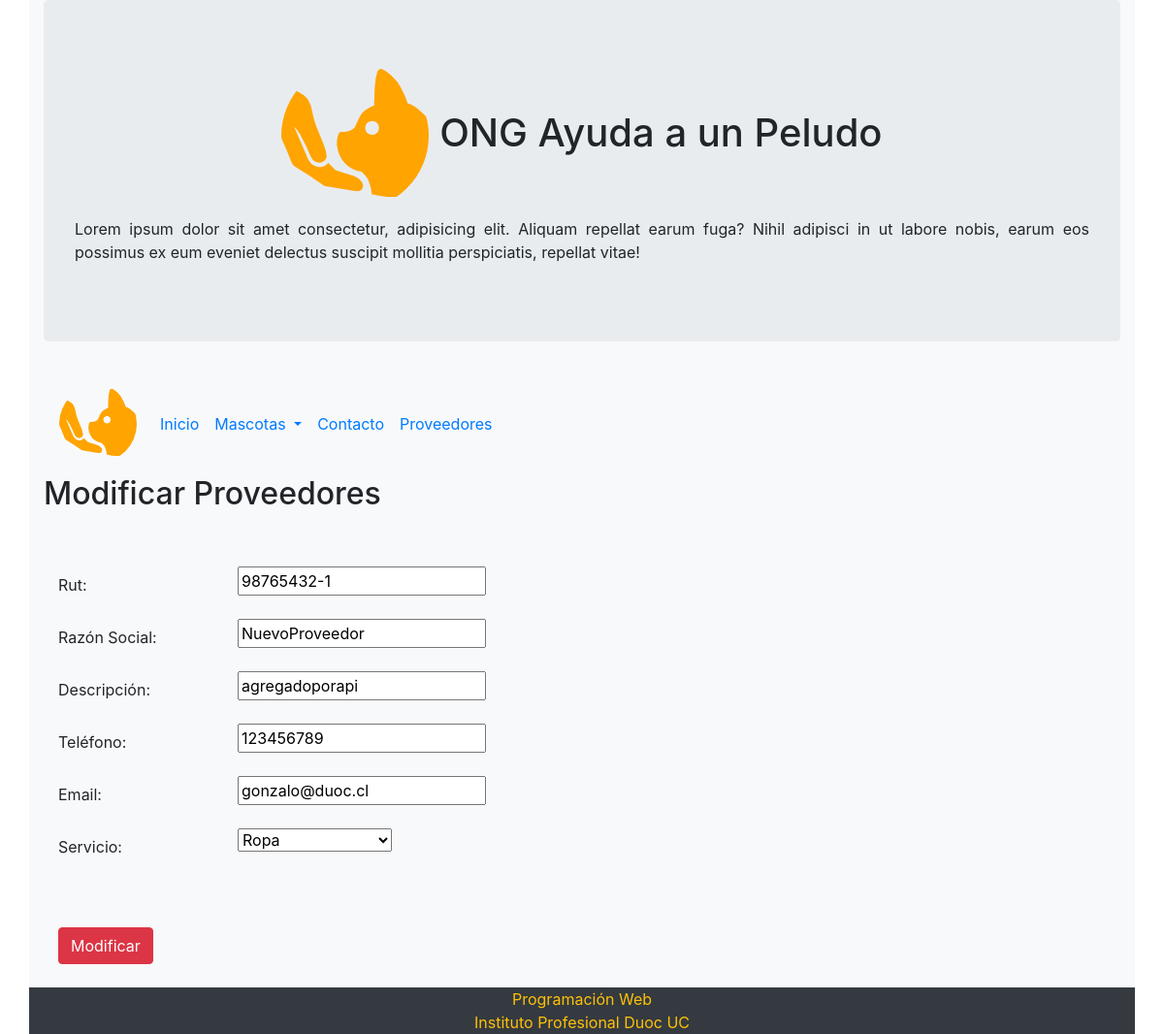
The app's page /modificar/5 with its own data.
### core/models.py (models this page shows, shortened)
class Proveedor(models.Model):
    rut=models.CharField(max_length=20)
    razon_social=models.CharField(max_length=50)
    descripcion=models.CharField(max_length=100)
    telefono=models.CharField(max_length=15)
    email=models.CharField(max_length=50)
    servicio=models.ForeignKey(Servicio, on_delete=models.CASCADE)

### core/views.py (the view, shortened to what this page needs)
# urls.py: path('modificar/<id>', modificar_proveedores , name="modificar"),
def modificar_proveedores(request,id):
    proveedores = get_object_or_404(Proveedor, id=id)
    data = {
        'form': ProveedorForm(instance=proveedores)
    }
    return render(request, 'core/modificar_proveedor.html', data)

### core/forms.py
class ProveedorForm(forms.ModelForm):
    class Meta:
        model=Proveedor
        fields='__all__'

### core/models.py (called while the page is built)
    def __str__(self):
        return self.nombre_servicio

### core/templates/core/modificar_proveedor.html (shortened to what this page needs)
<!DOCTYPE html>
<html lang="es">
<head>
    {% load static %}
    <link rel="stylesheet" href="https://maxcdn.bootstrapcdn.com/bootstrap/4.5.2/css/bootstrap.min.css">
    <link rel="stylesheet" href="static/css/estilo.css">
    <link href="{% static 'css/estilo_tabla.css' %}" rel="stylesheet" />
</head>
<body>
    <div class="container bg-light d-flex flex-column sticky-footer-wrapper min-vh-100">
        <header class="jumbotron">
            <h1 class="text-center">
                <img src="{% static '/img/logo.png' %}" class="rounded-circle" alt="logo" />
                <span class="text-nowrap">ONG Ayuda a un Peludo</span>
            </h1>
            <p class="text-justify">
                Lorem ipsum dolor sit amet consectetur, adipisicing elit. Aliquam repellat earum fuga? Nihil adipisci in
                ut labore nobis, earum eos possimus ex eum eveniet delectus suscipit mollitia perspiciatis, repellat
                vitae!
            </p>
        </header>
        <nav class="navbar navbar-expand-md bg-light">
            <a class="navbar-brand" href="#">
                <img src="{% static '/img/logo.png' %}" class="rounded-circle" width="80" alt="Logo" />
            </a>
            <ul class="navbar-nav">
                <li class="nav-item active">
                    <a class="nav-link" href="/home/">Inicio</a>
                </li>
                <li class="nav-item dropdown">
                    <a class="nav-link dropdown-toggle" href="#" id="navbardrop" data-toggle="dropdown">
                        Mascotas
                    </a>
                </li>
                <li class="nav-item">
                    <a class="nav-link" href="/contacto/">Contacto</a>
                </li>
                <li class="nav-item">
                    <a class="nav-link" href="/proveedores/">Proveedores</a>
                </li>
            </ul>
        </nav>
        <h2>Modificar Proveedores</h2>
        <br>
        <form action="" method="POST">
            <div class="container">
                <br>
                <div class="form-group row">
                    <label class="col-sm-2 col-form-label">Rut:</label>
                    <div class="col-sm-4">
                        {{form.rut}}
                    </div>
                </div>
                <div class="form-group row">
                    <label class="col-sm-2 col-form-label">Razón Social:</label>
                    <div class="col-sm-4">
                        {{form.razon_social}}
                    </div>
                </div>
                <div class="form-group row">
                    <label class="col-sm-2 col-form-label">Descripción:</label>
                    <div class="col-sm-4">
                        {{form.descripcion}}
                    </div>
                </div>
                <div class="form-group row">
                    <label class="col-sm-2 col-form-label">Teléfono:</label>
                    <div class="col-sm-4">
                        {{form.telefono}}
                    </div>
                </div>
                <div class="form-group row">
                    <label class="col-sm-2 col-form-label">Email:</label>
                    <div class="col-sm-4">
                        {{form.email}}
                    </div>
                </div>
                <div class="form-group row">
                    <label class="col-sm-2 col-form-label">Servicio:</label>
                    <div class="col-sm-4">
                        {{form.servicio}}
                    </div>
                </div>
                <br><br>
                <input type="submit" class="btn btn-danger" value="Modificar" />
            </div>
        </form>
        <br>
        <footer>
            <div class="row bg-dark">
                <div class="col-12 text-center text-warning">
                    Programación Web<br />
                    Instituto Profesional Duoc UC
                </div>
            </div>
        </footer>
    </div>
</body>
</html>

### records on screen
Proveedor: rut "98765432-1", razon_social "NuevoProveedor", descripcion "agregadoporapi", telefono "123456789", email "gonzalo@duoc.cl", servicio "Ropa"
